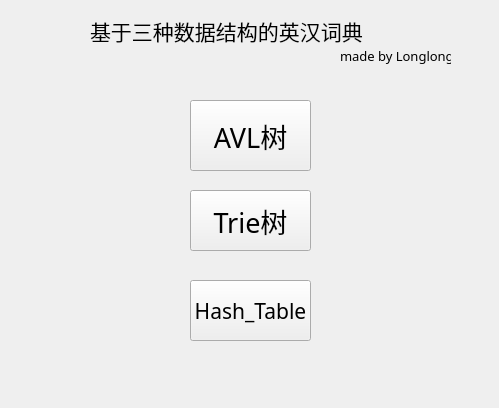
<?xml version="1.0" encoding="UTF-8"?>
<ui version="4.0">
 <class>Form</class>
 <widget class="QWidget" name="Form">
  <property name="geometry">
   <rect>
    <x>0</x>
    <y>0</y>
    <width>499</width>
    <height>408</height>
   </rect>
  </property>
  <property name="mouseTracking">
   <bool>true</bool>
  </property>
  <property name="windowTitle">
   <string>小型英汉词典</string>
  </property>
  <property name="windowIcon">
   <iconset>
    <normaloff>../../../壁纸/微信图片_20220108212543.jpg</normaloff>../../../壁纸/微信图片_20220108212543.jpg</iconset>
  </property>
  <widget class="QPushButton" name="AVL">
   <property name="geometry">
    <rect>
     <x>190</x>
     <y>100</y>
     <width>121</width>
     <height>71</height>
    </rect>
   </property>
   <property name="font">
    <font>
     <family>新宋体</family>
     <pointsize>20</pointsize>
    </font>
   </property>
   <property name="text">
    <string>AVL树</string>
   </property>
  </widget>
  <widget class="QPushButton" name="Trie">
   <property name="geometry">
    <rect>
     <x>190</x>
     <y>190</y>
     <width>121</width>
     <height>61</height>
    </rect>
   </property>
   <property name="font">
    <font>
     <family>新宋体</family>
     <pointsize>20</pointsize>
    </font>
   </property>
   <property name="cursor">
    <cursorShape>ArrowCursor</cursorShape>
   </property>
   <property name="text">
    <string>Trie树</string>
   </property>
  </widget>
  <widget class="QPushButton" name="Hash_table">
   <property name="geometry">
    <rect>
     <x>190</x>
     <y>280</y>
     <width>121</width>
     <height>61</height>
    </rect>
   </property>
   <property name="font">
    <font>
     <family>宋体</family>
     <pointsize>16</pointsize>
    </font>
   </property>
   <property name="text">
    <string>Hash_Table</string>
   </property>
  </widget>
  <widget class="QLabel" name="label_2">
   <property name="geometry">
    <rect>
     <x>90</x>
     <y>10</y>
     <width>281</width>
     <height>41</height>
    </rect>
   </property>
   <property name="font">
    <font>
     <family>楷体</family>
     <pointsize>16</pointsize>
    </font>
   </property>
   <property name="text">
    <string>基于三种数据结构的英汉词典</string>
   </property>
  </widget>
  <widget class="QLabel" name="label_3">
   <property name="geometry">
    <rect>
     <x>340</x>
     <y>40</y>
     <width>111</width>
     <height>31</height>
    </rect>
   </property>
   <property name="font">
    <font>
     <family>Rockwell</family>
     <pointsize>10</pointsize>
    </font>
   </property>
   <property name="text">
    <string>made by Longlong</string>
   </property>
  </widget>
  <widget class="QLabel" name="label">
   <property name="geometry">
    <rect>
     <x>340</x>
     <y>260</y>
     <width>161</width>
     <height>151</height>
    </rect>
   </property>
   <property name="text">
    <string/>
   </property>
   <property name="pixmap">
    <pixmap>ui_images/3aa5199a-64ef-46ff-b499-d1a33c9217c9.jpg</pixmap>
   </property>
   <property name="scaledContents">
    <bool>true</bool>
   </property>
  </widget>
  <widget class="QLabel" name="label_4">
   <property name="geometry">
    <rect>
     <x>0</x>
     <y>260</y>
     <width>151</width>
     <height>151</height>
    </rect>
   </property>
   <property name="text">
    <string/>
   </property>
   <property name="pixmap">
    <pixmap>ui_images/8dbfaa7d-5565-441c-85fd-69df778e09f0.jpg</pixmap>
   </property>
   <property name="scaledContents">
    <bool>true</bool>
   </property>
  </widget>
  <widget class="QLabel" name="label_5">
   <property name="geometry">
    <rect>
     <x>0</x>
     <y>70</y>
     <width>151</width>
     <height>161</height>
    </rect>
   </property>
   <property name="text">
    <string/>
   </property>
   <property name="pixmap">
    <pixmap>ui_images/bb66d25b-f85f-4877-8d1c-062801b9a1ed.jpg</pixmap>
   </property>
   <property name="scaledContents">
    <bool>true</bool>
   </property>
  </widget>
  <widget class="QLabel" name="label_6">
   <property name="geometry">
    <rect>
     <x>340</x>
     <y>70</y>
     <width>161</width>
     <height>161</height>
    </rect>
   </property>
   <property name="text">
    <string/>
   </property>
   <property name="pixmap">
    <pixmap>ui_images/图标2.jpg</pixmap>
   </property>
   <property name="scaledContents">
    <bool>true</bool>
   </property>
  </widget>
 </widget>
 <resources/>
 <connections/>
</ui>
